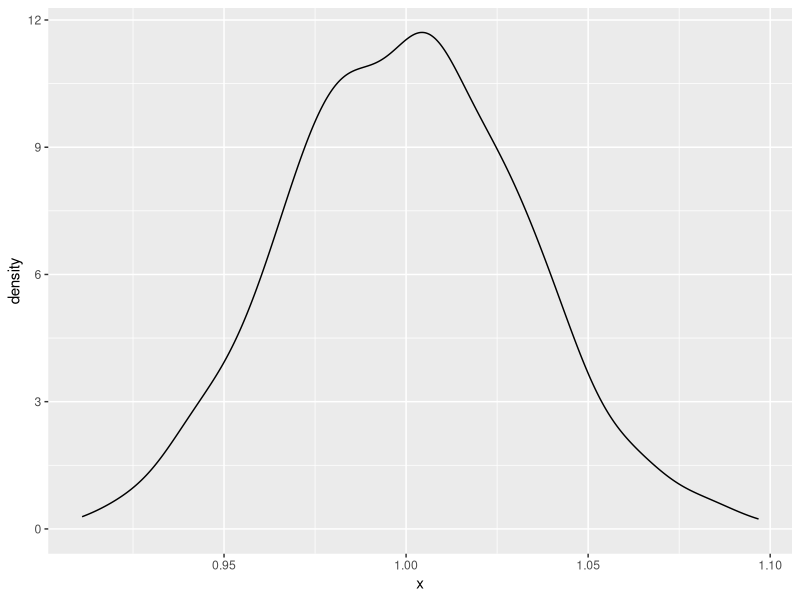

Write the R code that produced this figure. (Note: this script raises an error after producing the figure.)
## ---- chunk 1
knitr::opts_chunk$set(echo = TRUE)
install.packages("gridExtra")

library(ggplot2)
library(gridExtra)
## ---- chunk 2
R <- 501
N <- 1001

samplemeans <- rep(NA, R)

for(r in 1:R)
{
  samplemeans[r] <- mean(rexp(N))
}


df <- data.frame(x = samplemeans)
plot_samplingdist <- ggplot(df, aes(x)) + geom_density()


plot_samplingdist
plot_population

grid.arrange(plot_population, plot_samplingdist, nrow=2)
